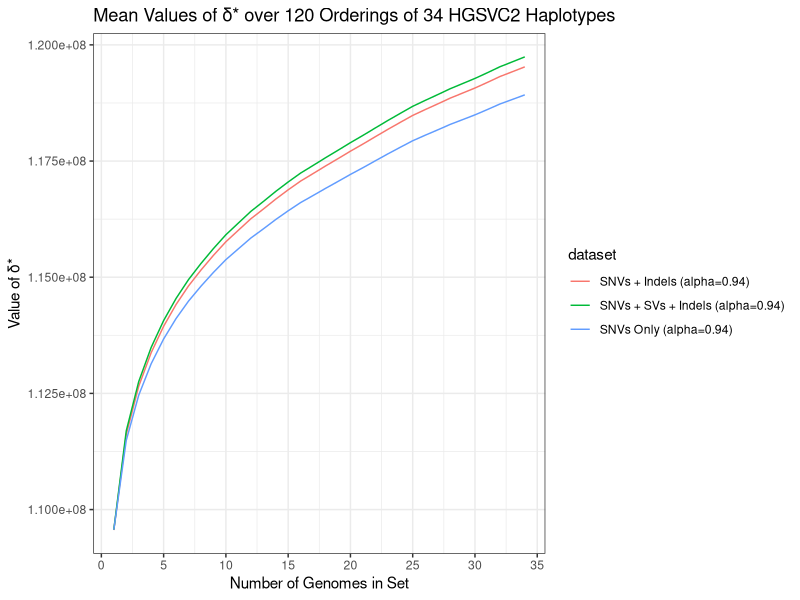

Recreate this plot in R.

require(tidyr)
require(ggplot2)
require(data.table)
require(dplyr)

summary <-fread('./HVSVC2_progu120_dashing_summary.csv')
gcount=max(summary$ngen)
norder=120
title="Mean Values of \u03b4* over 120 Orderings of 34 HGSVC2 Haplotypes"


hgst <- ggplot()  +
      geom_line(data=ungroup(summary), aes(y=mean, x=ngen, color=dataset)) +
    scale_linetype_manual(name=paste0("Fit (",norder," Orderings)"),values=c(2)) +
    theme_bw() +
    scale_x_continuous(breaks= scales::pretty_breaks(10)) +
    # scale_color_discrete(name = "Random Genome Ordering") +
    xlab("Number of Genomes in Set") +
    ylab("Value of \u03b4*") +
    ggtitle(label=title)  +
    scale_y_continuous(labels = scales::label_number_auto())

hgst 


ggplot2::ggsave(
  filename = "hgstrat_plot.png", 
  plot = hgst,
  device = "png"
  )
